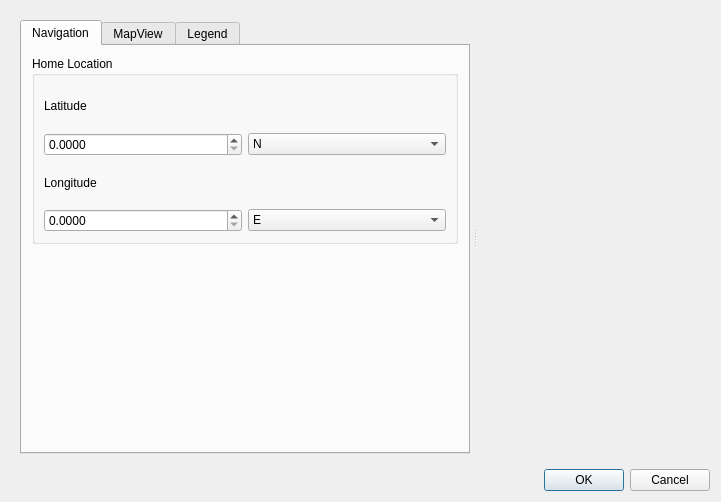
<?xml version="1.0" encoding="UTF-8"?>
<ui version="4.0">
 <class>MapDialog</class>
 <widget class="QDialog" name="MapDialog">
  <property name="geometry">
   <rect>
    <x>0</x>
    <y>0</y>
    <width>721</width>
    <height>502</height>
   </rect>
  </property>
  <property name="windowTitle">
   <string>Marble - Desktop Globe</string>
  </property>
  <layout class="QVBoxLayout" name="verticalLayout">
   <item>
    <widget class="QWidget" name="mainWidget" native="true">
     <layout class="QHBoxLayout" name="horizontalLayout">
      <item>
       <widget class="QSplitter" name="mainSplitter">
        <property name="orientation">
         <enum>Qt::Horizontal</enum>
        </property>
        <property name="handleWidth">
         <number>10</number>
        </property>
        <widget class="QTabWidget" name="controlTab">
         <property name="currentIndex">
          <number>0</number>
         </property>
         <widget class="QWidget" name="navigationTab">
          <attribute name="title">
           <string>Navigation</string>
          </attribute>
          <layout class="QVBoxLayout" name="verticalLayout_2">
           <property name="spacing">
            <number>10</number>
           </property>
           <property name="margin">
            <number>10</number>
           </property>
           <item>
            <widget class="QGroupBox" name="homeGroup">
             <property name="title">
              <string>Home Location</string>
             </property>
             <layout class="QGridLayout" name="gridLayout_2">
              <item row="0" column="0">
               <widget class="QLabel" name="latitudeLabel">
                <property name="text">
                 <string>Latitude</string>
                </property>
               </widget>
              </item>
              <item row="1" column="0">
               <widget class="QDoubleSpinBox" name="latitudeSpin">
                <property name="decimals">
                 <number>4</number>
                </property>
                <property name="maximum">
                 <double>90.000000000000000</double>
                </property>
               </widget>
              </item>
              <item row="1" column="1">
               <widget class="QComboBox" name="latitudeCombo">
                <item>
                 <property name="text">
                  <string>N</string>
                 </property>
                </item>
                <item>
                 <property name="text">
                  <string>S</string>
                 </property>
                </item>
               </widget>
              </item>
              <item row="2" column="0">
               <widget class="QLabel" name="longitudeLabel">
                <property name="text">
                 <string>Longitude</string>
                </property>
               </widget>
              </item>
              <item row="3" column="0">
               <widget class="QDoubleSpinBox" name="longitudeSpin">
                <property name="decimals">
                 <number>4</number>
                </property>
                <property name="maximum">
                 <double>180.000000000000000</double>
                </property>
               </widget>
              </item>
              <item row="3" column="1">
               <widget class="QComboBox" name="longitudeCombo">
                <item>
                 <property name="text">
                  <string>E</string>
                 </property>
                </item>
                <item>
                 <property name="text">
                  <string>W</string>
                 </property>
                </item>
               </widget>
              </item>
             </layout>
            </widget>
           </item>
           <item>
            <widget class="Marble::NavigationWidget" name="navigationWidget" native="true"/>
           </item>
          </layout>
         </widget>
         <widget class="Marble::MapViewWidget" name="mapViewTab">
          <attribute name="title">
           <string>MapView</string>
          </attribute>
         </widget>
         <widget class="Marble::LegendWidget" name="legendTab">
          <attribute name="title">
           <string>Legend</string>
          </attribute>
         </widget>
        </widget>
        <widget class="Marble::MarbleWidget" name="marbleWidget" native="true"/>
       </widget>
      </item>
     </layout>
    </widget>
   </item>
   <item>
    <widget class="QDialogButtonBox" name="buttonBox">
     <property name="orientation">
      <enum>Qt::Horizontal</enum>
     </property>
     <property name="standardButtons">
      <set>QDialogButtonBox::Cancel|QDialogButtonBox::Ok</set>
     </property>
    </widget>
   </item>
  </layout>
 </widget>
 <customwidgets>
  <customwidget>
   <class>Marble::NavigationWidget</class>
   <extends>QWidget</extends>
   <header location="global">NavigationWidget.h</header>
   <container>1</container>
  </customwidget>
  <customwidget>
   <class>Marble::MarbleWidget</class>
   <extends>QWidget</extends>
   <header location="global">MarbleWidget.h</header>
   <container>1</container>
  </customwidget>
  <customwidget>
   <class>Marble::MapViewWidget</class>
   <extends>QWidget</extends>
   <header location="global">MapViewWidget.h</header>
   <container>1</container>
  </customwidget>
  <customwidget>
   <class>Marble::LegendWidget</class>
   <extends>QWidget</extends>
   <header location="global">LegendWidget.h</header>
   <container>1</container>
  </customwidget>
 </customwidgets>
 <tabstops>
  <tabstop>buttonBox</tabstop>
  <tabstop>controlTab</tabstop>
 </tabstops>
 <resources/>
 <connections>
  <connection>
   <sender>buttonBox</sender>
   <signal>accepted()</signal>
   <receiver>MapDialog</receiver>
   <slot>accept()</slot>
   <hints>
    <hint type="sourcelabel">
     <x>248</x>
     <y>254</y>
    </hint>
    <hint type="destinationlabel">
     <x>157</x>
     <y>274</y>
    </hint>
   </hints>
  </connection>
  <connection>
   <sender>buttonBox</sender>
   <signal>rejected()</signal>
   <receiver>MapDialog</receiver>
   <slot>reject()</slot>
   <hints>
    <hint type="sourcelabel">
     <x>316</x>
     <y>260</y>
    </hint>
    <hint type="destinationlabel">
     <x>286</x>
     <y>274</y>
    </hint>
   </hints>
  </connection>
 </connections>
</ui>
